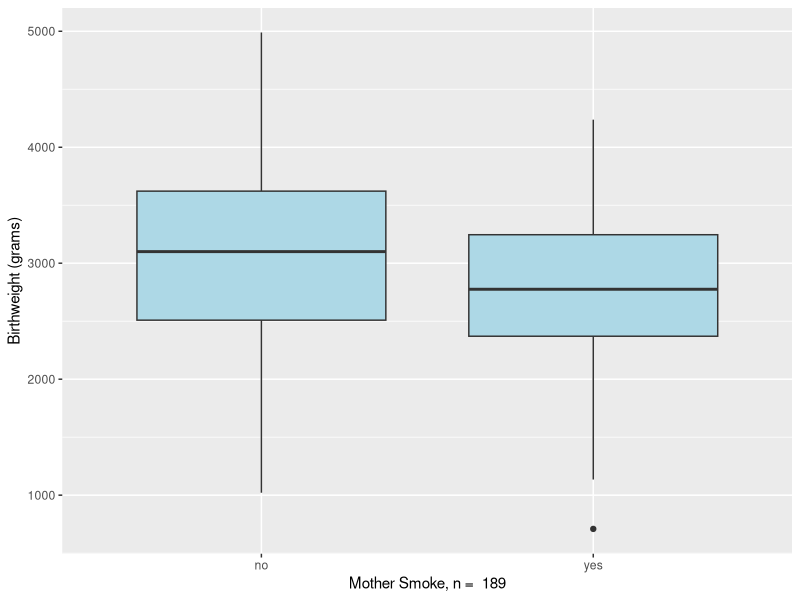
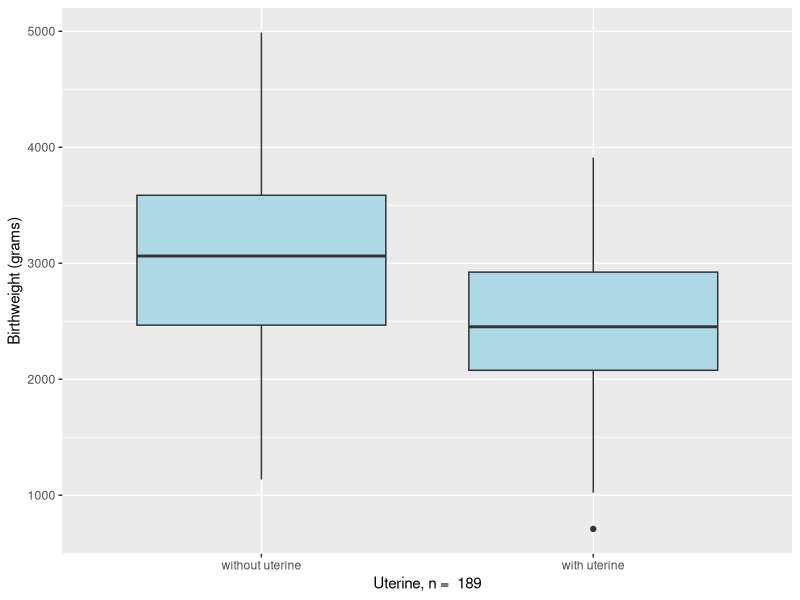

Generate these figures, in order, with R:
## ---- chunk 1
library(tidyverse)

birthwt <- as_tibble(MASS::birthwt)
colnames(birthwt) <- c("birthwt.below.2500", 
                       "mother.age",
                       "mother.weight",
                       "race",
                       "mother.smokes",
                       "previous.prem.labor",
                       "hypertension",
                       "uterine.irr",
                       "physician.visits",
                       "birthwt.grams")

#(1) compare infants birth weight between smoking and non-smoking mothers

birthwt <- birthwt %>%
  mutate_at(c("mother.smokes", "birthwt.below.2500"),
            ~ recode_factor(.x, `0` = "no", `1` = "yes"))

qplot(x = mother.smokes, y = birthwt.grams,
      geom = "boxplot", data = birthwt,
      xlab = paste("Mother Smoke, n = ", nrow(birthwt)), 
      ylab = "Birthweight (grams)",
      fill = I("lightblue"))
birthwt %>%
  group_by(mother.smokes) %>%
  summarize(num.obs = n(),
            mean.birthwt = round(mean(birthwt.grams), 0),
            sd.birthwt = round(sd(birthwt.grams), 0),
            se.birthwt = round(sd(birthwt.grams) / sqrt(num.obs), 0))
birthwt.t.test <- t.test(birthwt.grams ~ mother.smokes, data = birthwt)
birthwt.t.test

birthwt.t.test$p.value 

#Our study finds that birth weights are on average 3055.696 in the non-smoking
#group compared to the average 2771.919 in smoking group (t-statistic 2.7299,
#p=0.007003, 95% CI [78.57486, 488.97860]g). A small p(<=0.05), reject the null
#hypothesis. Therefore, this is strong evidence that the null hypothesis is
#invalid

#(2)compare infants birth weight between a group of mothers with a presence of
#uterine irritability and a group of mothers without it

birthwt <- birthwt %>%
  mutate_at(c("uterine.irr", "birthwt.below.2500"),
            ~ recode_factor(.x, `0` = "without uterine", `1` = "with uterine"))
qplot(x = uterine.irr, y = birthwt.grams,
      geom = "boxplot", data = birthwt,
      xlab = paste("Uterine, n = ", nrow(birthwt)), 
      ylab = "Birthweight (grams)",
      fill = I("lightblue"))
birthwt %>%  
  group_by(uterine.irr) %>%
  summarize(num.obs = n(),
            mean.birthwt = round(mean(birthwt.grams), 0),
            sd.birthwt = round(sd(birthwt.grams), 0),
            se.birthwt = round(sd(birthwt.grams) / sqrt(num.obs), 0))
birthwt.t.test <- t.test(birthwt.grams ~ uterine.irr, data = birthwt)
birthwt.t.test

birthwt.t.test$p.value 

#Our study finds that birth weights are on average 3030.702 in the without
#uterine group compared to the average 2449.429 in with uterine group
#(t-statistic 3.8615, p=0.000455, 95% CI [275.8913, 886.6553]g). A small
#p(<=0.05), reject the null hypothesis. Therefore, this is strong evidence that
#the null hypothesis is invalid

